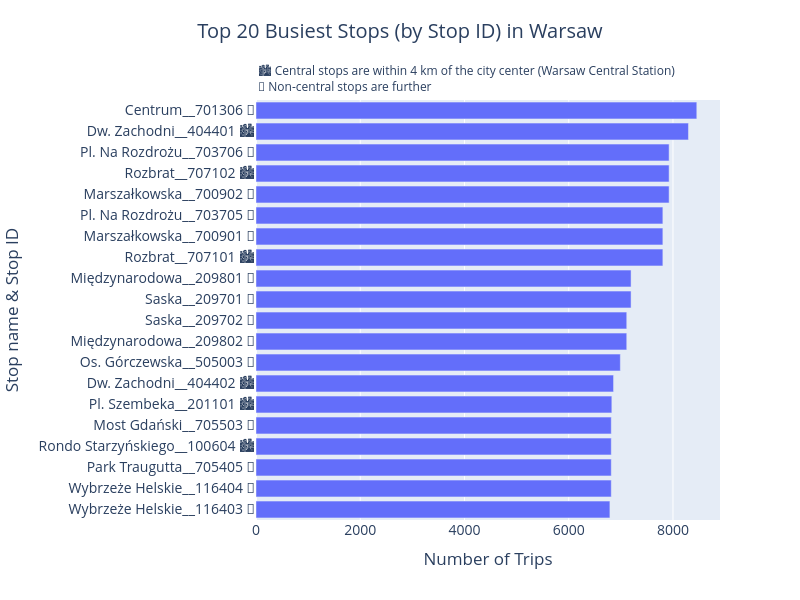

The cell this chart's notebook holds for it:
### Code cell
# creating a barplot to display the top stops
fig = px.bar(
    top_stops,
    x='trips_count',
    y='stop_name_stop_id_central_emoji',
    orientation='h',
    title='Top 20 Busiest Stops (by Stop ID) in Warsaw',
    labels={'trips_count': 'Number of Trips', 'stop_name_stop_id_central_emoji': 'Stop name & Stop ID'},
    width=800,
    height=600)

fig.update_layout(
    yaxis={'categoryorder': 'total ascending'},
    title={'x': 0.5, 'y': 0.96}, font=dict(size=14))

fig.add_annotation(
    text=f'🏙️ Central stops are within 4 km of the city center (Warsaw Central Station) <br>🌳 Non-central stops are further',
    xref='paper', yref='paper', x=0, y=1.095,
    showarrow=False, font=dict(size=12), align='left')
fig.show();

### Figure 1 — Plotly figure (JSON) as saved in the notebook; plotly's stock layout.template omitted (floating-point values rounded to 4 significant figures)
{"data": [{"alignmentgroup": "True", "hovertemplate": "Number of Trips=%{x}<br>Stop name & Stop ID=%{y}<extra></extra>", "legendgroup": "", "marker": {"color": "#636efa", "pattern": {"shape": ""}}, "name": "", "offsetgroup": "", "orientation": "h", "showlegend": false, "textposition": "auto", "type": "bar", "x": [8457, 8297, 7926, 7926, 7926, 7806, 7806, 7806, 7196, 7196, 7113, 7113, 6990, 6860, 6827, 6816, 6816, 6816, 6816, 6790], "xaxis": "x", "y": ["Centrum__701306 🌳", "Dw. Zachodni__404401 🏙️", "Marszałkowska__700902 🌳", "Rozbrat__707102 🏙️", "Pl. Na Rozdrożu__703706 🌳", "Rozbrat__707101 🏙️", "Marszałkowska__700901 🌳", "Pl. Na Rozdrożu__703705 🌳", "Saska__209701 🌳", "Międzynarodowa__209801 🌳", "Międzynarodowa__209802 🌳", "Saska__209702 🌳", "Os. Górczewska__505003 🌳", "Dw. Zachodni__404402 🏙️", "Pl. Szembeka__201101 🏙️", "Wybrzeże Helskie__116404 🌳", "Park Traugutta__705405 🌳", "Rondo Starzyńskiego__100604 🏙️", "Most Gdański__705503 🌳", "Wybrzeże Helskie__116403 🌳"], "yaxis": "y"}], "layout": {"annotations": [{"align": "left", "font": {"size": 12}, "showarrow": false, "text": "🏙️ Central stops are within 4 km of the city center (Warsaw Central Station) <br>🌳 Non-central stops are further", "x": 0, "xref": "paper", "y": 1.095, "yref": "paper"}], "barmode": "relative", "font": {"size": 14}, "height": 600, "legend": {"tracegroupgap": 0}, "title": {"text": "Top 20 Busiest Stops (by Stop ID) in Warsaw", "x": 0.5, "y": 0.96}, "width": 800, "xaxis": {"anchor": "y", "domain": [0, 1], "title": {"text": "Number of Trips"}}, "yaxis": {"anchor": "x", "categoryorder": "total ascending", "domain": [0, 1], "title": {"text": "Stop name & Stop ID"}}}}
